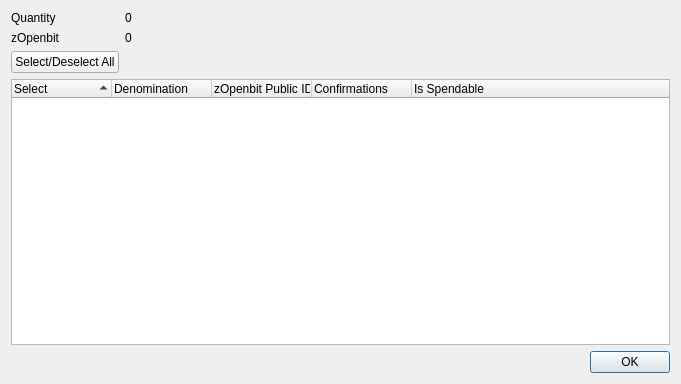
<?xml version="1.0" encoding="UTF-8"?>
<ui version="4.0">
 <class>ZOpenbitControlDialog</class>
 <widget class="QDialog" name="ZOpenbitControlDialog">
  <property name="geometry">
   <rect>
    <x>0</x>
    <y>0</y>
    <width>681</width>
    <height>384</height>
   </rect>
  </property>
  <property name="minimumSize">
   <size>
    <width>681</width>
    <height>384</height>
   </size>
  </property>
  <property name="windowTitle">
   <string>Select zOpenbit to Spend</string>
  </property>
  <layout class="QGridLayout" name="gridLayout">
   <item row="0" column="0">
    <layout class="QFormLayout" name="formLayout">
     <property name="sizeConstraint">
      <enum>QLayout::SetDefaultConstraint</enum>
     </property>
     <item row="0" column="0">
      <widget class="QLabel" name="labelQuantity">
       <property name="text">
        <string>Quantity</string>
       </property>
      </widget>
     </item>
     <item row="0" column="1">
      <widget class="QLabel" name="labelQuantity_int">
       <property name="text">
        <string>0</string>
       </property>
      </widget>
     </item>
     <item row="1" column="0">
      <widget class="QLabel" name="labelZOpenbit">
       <property name="text">
        <string>zOpenbit</string>
       </property>
      </widget>
     </item>
     <item row="1" column="1">
      <widget class="QLabel" name="labelZOpenbit_int">
       <property name="text">
        <string>0</string>
       </property>
      </widget>
     </item>
     <item row="2" column="0">
      <widget class="QPushButton" name="pushButtonAll">
       <property name="text">
        <string>Select/Deselect All</string>
       </property>
      </widget>
     </item>
    </layout>
   </item>
   <item row="1" column="0">
    <layout class="QVBoxLayout" name="verticalLayout">
     <item>
      <widget class="QTreeWidget" name="treeWidget">
       <property name="minimumSize">
        <size>
         <width>0</width>
         <height>250</height>
        </size>
       </property>
       <property name="alternatingRowColors">
        <bool>true</bool>
       </property>
       <property name="sortingEnabled">
        <bool>true</bool>
       </property>
       <property name="columnCount">
        <number>5</number>
       </property>
       <attribute name="headerDefaultSectionSize">
        <number>100</number>
       </attribute>
       <column>
        <property name="text">
         <string notr="true">Select</string>
        </property>
       </column>
       <column>
        <property name="text">
         <string notr="true">Denomination</string>
        </property>
       </column>
       <column>
        <property name="text">
         <string notr="true">zOpenbit Public ID</string>
        </property>
       </column>
       <column>
        <property name="text">
         <string notr="true">Confirmations</string>
        </property>
       </column>
       <column>
        <property name="text">
         <string>Is Spendable</string>
        </property>
       </column>
      </widget>
     </item>
     <item>
      <widget class="QDialogButtonBox" name="buttonBox">
       <property name="orientation">
        <enum>Qt::Horizontal</enum>
       </property>
       <property name="standardButtons">
        <set>QDialogButtonBox::Ok</set>
       </property>
      </widget>
     </item>
    </layout>
   </item>
  </layout>
 </widget>
 <resources/>
 <connections>
  <connection>
   <sender>buttonBox</sender>
   <signal>accepted()</signal>
   <receiver>ZOpenbitControlDialog</receiver>
   <slot>accept()</slot>
   <hints>
    <hint type="sourcelabel">
     <x>248</x>
     <y>254</y>
    </hint>
    <hint type="destinationlabel">
     <x>157</x>
     <y>274</y>
    </hint>
   </hints>
  </connection>
  <connection>
   <sender>buttonBox</sender>
   <signal>rejected()</signal>
   <receiver>ZOpenbitControlDialog</receiver>
   <slot>reject()</slot>
   <hints>
    <hint type="sourcelabel">
     <x>316</x>
     <y>260</y>
    </hint>
    <hint type="destinationlabel">
     <x>286</x>
     <y>274</y>
    </hint>
   </hints>
  </connection>
 </connections>
</ui>
